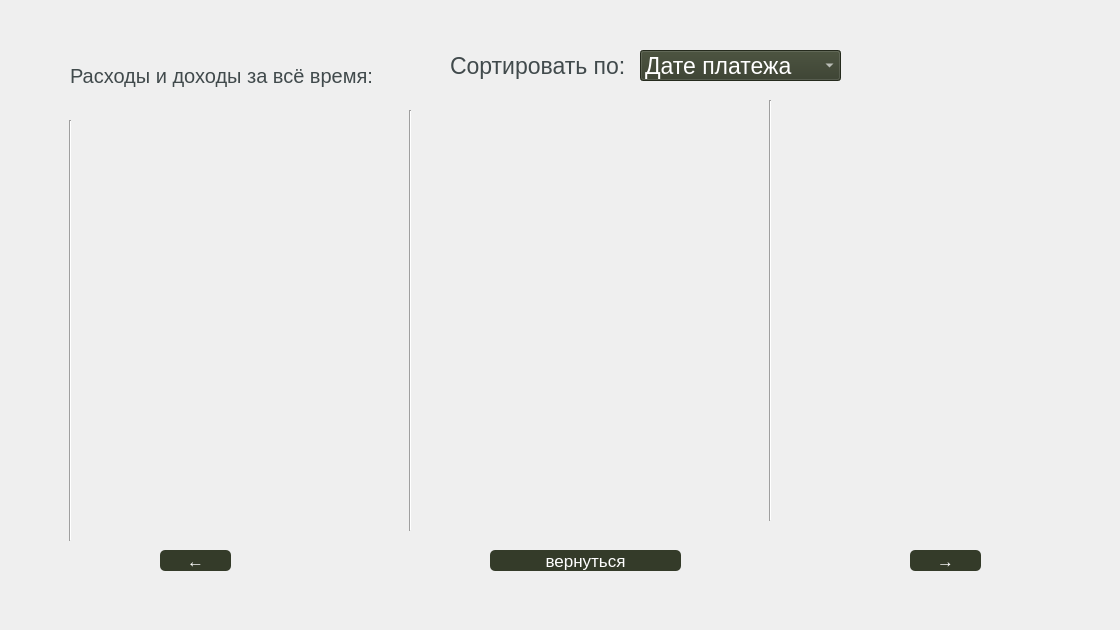
<?xml version="1.0" encoding="UTF-8"?>
<ui version="4.0">
 <class>ExpensesWindow</class>
 <widget class="QWidget" name="ExpensesWindow">
  <property name="geometry">
   <rect>
    <x>0</x>
    <y>0</y>
    <width>1120</width>
    <height>630</height>
   </rect>
  </property>
  <property name="minimumSize">
   <size>
    <width>1120</width>
    <height>630</height>
   </size>
  </property>
  <property name="windowTitle">
   <string>Form</string>
  </property>
  <widget class="Line" name="line">
   <property name="geometry">
    <rect>
     <x>60</x>
     <y>120</y>
     <width>20</width>
     <height>421</height>
    </rect>
   </property>
   <property name="styleSheet">
    <string notr="true">Line{
	color: rgb(65, 74, 76);
}</string>
   </property>
   <property name="orientation">
    <enum>Qt::Vertical</enum>
   </property>
  </widget>
  <widget class="QLabel" name="enter_exel">
   <property name="geometry">
    <rect>
     <x>70</x>
     <y>60</y>
     <width>411</width>
     <height>31</height>
    </rect>
   </property>
   <property name="styleSheet">
    <string notr="true">QLabel{
	font-size: 20px;
	color: rgb(65, 74, 76);
}</string>
   </property>
   <property name="text">
    <string>Расходы и доходы за всё время:</string>
   </property>
  </widget>
  <widget class="Line" name="line_2">
   <property name="geometry">
    <rect>
     <x>400</x>
     <y>110</y>
     <width>20</width>
     <height>421</height>
    </rect>
   </property>
   <property name="styleSheet">
    <string notr="true">Line{
	color: rgb(65, 74, 76);
}</string>
   </property>
   <property name="orientation">
    <enum>Qt::Vertical</enum>
   </property>
  </widget>
  <widget class="Line" name="line_3">
   <property name="geometry">
    <rect>
     <x>760</x>
     <y>100</y>
     <width>20</width>
     <height>421</height>
    </rect>
   </property>
   <property name="styleSheet">
    <string notr="true">Line{
	color: rgb(65, 74, 76);
}</string>
   </property>
   <property name="orientation">
    <enum>Qt::Vertical</enum>
   </property>
  </widget>
  <widget class="QPushButton" name="go_back_btn_expns">
   <property name="geometry">
    <rect>
     <x>490</x>
     <y>550</y>
     <width>191</width>
     <height>21</height>
    </rect>
   </property>
   <property name="styleSheet">
    <string notr="true">QPushButton{
	background-color: rgb(52, 59, 41);
	color: rgb(255, 255, 255);
	border-radius: 5px;
	font-size: 17px;
}
QPushButton:pressed {
	background-color: rgb(39, 45, 30);
}</string>
   </property>
   <property name="text">
    <string>вернуться</string>
   </property>
  </widget>
  <widget class="QPushButton" name="go_front">
   <property name="geometry">
    <rect>
     <x>910</x>
     <y>550</y>
     <width>71</width>
     <height>21</height>
    </rect>
   </property>
   <property name="styleSheet">
    <string notr="true">QPushButton{
	background-color: rgb(52, 59, 41);
	color: rgb(255, 255, 255);
	border-radius: 5px;
	font-size: 17px;
}
QPushButton:pressed {
	background-color: rgb(39, 45, 30);
}</string>
   </property>
   <property name="text">
    <string>→</string>
   </property>
  </widget>
  <widget class="QPushButton" name="go_back">
   <property name="geometry">
    <rect>
     <x>160</x>
     <y>550</y>
     <width>71</width>
     <height>21</height>
    </rect>
   </property>
   <property name="styleSheet">
    <string notr="true">QPushButton{
	background-color: rgb(52, 59, 41);
	color: rgb(255, 255, 255);
	border-radius: 5px;
	font-size: 17px;
}
QPushButton:pressed {
	background-color: rgb(39, 45, 30);
}</string>
   </property>
   <property name="text">
    <string>←</string>
   </property>
  </widget>
  <widget class="QLabel" name="enter_exel_2">
   <property name="geometry">
    <rect>
     <x>450</x>
     <y>50</y>
     <width>181</width>
     <height>31</height>
    </rect>
   </property>
   <property name="styleSheet">
    <string notr="true">QLabel{
	font-size: 23px;
	color: rgb(65, 74, 76);
}</string>
   </property>
   <property name="text">
    <string>Сортировать по:</string>
   </property>
  </widget>
  <widget class="QComboBox" name="comboBox">
   <property name="geometry">
    <rect>
     <x>640</x>
     <y>50</y>
     <width>201</width>
     <height>31</height>
    </rect>
   </property>
   <property name="styleSheet">
    <string notr="true">QComboBox{
	background-color: rgb(52, 59, 41);
	color: rgb(255, 255, 255);
	font-size: 23px;
}
</string>
   </property>
   <item>
    <property name="text">
     <string>Дате платежа</string>
    </property>
   </item>
   <item>
    <property name="text">
     <string>Сумме дохода</string>
    </property>
   </item>
  </widget>
 </widget>
 <resources/>
 <connections/>
</ui>
